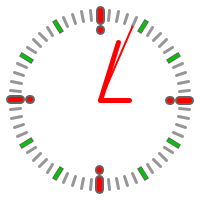
Frame 1 (no input)
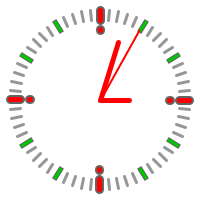
Frame 60 (the mouse pressed at the canvas centre just before this capture)
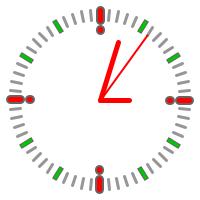
Frame 120 (the mouse held since frame 60 and released just before this capture)

The Processing sketch that drew these frames (run headless with seeded random() and noise(); from frame 60 on, the mouse is pressed at the canvas centre):

// Processing sketch: processing_121938
// ── processing_121938.pde

void setup()
{
 size(200,200);
}

void draw()
{
 //Clears the screen.
 background(255);
 
 //Centers the rotations.
 translate(width/2,height/2);
 for(int m=1 ; m<=60 ; m++ )
 {
  minuteTick(m);
 }
 for(int h=1 ; h<=12 ; h++ )
 {
  hourTick(h);
 }
 quarterTick(12);
 quarterTick(3);
 quarterTick(6);
 quarterTick(9);

 //Rotates the clock to face the right way (12 at the top).
 rotate(radians(-90));
 pushMatrix();

 //Draws the hour hand.
 float angle = radians(map(hour() + float(minute())/60, 0, 12, 0, 360));
 rotate(angle);
 line(0,0, 30, 0);
 popMatrix();

 //Draws the minute hand.
 pushMatrix();
 angle = radians(map(minute(), 0, 60, 0,360));
 rotate(angle);
 line(0,0, 60,0);
 popMatrix();

 //Draws the second hand.
 pushMatrix();
 angle = radians(map(second(), 0, 60, 0, 360));
 rotate(angle);
 strokeWeight(2);
 line(0,0,80,0);
 popMatrix();
}

void quarterTick(int q)
{
 pushMatrix();
 float angle = radians(map(q, 0, 12, 0, 360));
 rotate(angle);
 strokeCap(ROUND);
 stroke(100);
 strokeWeight(9);
 line(80, 0, 90, 0);
 point(70, 0);
 stroke(color(255, 0, 0));
 strokeWeight(5);
 line(80, 0, 90, 0);
 point(70, 0);
 popMatrix();
}

void hourTick(int h)
{
 pushMatrix();
 float angle = radians(map(h, 0, 12, 0, 360));
 rotate(angle);
 strokeCap(PROJECT);
 stroke(100);
 strokeWeight(5);
 line(80, 0, 90, 0);
 stroke(color(0, 200, 0));
 strokeWeight(3);
 line(80, 0, 90, 0);
 popMatrix();
}

void minuteTick(int m)
{
 pushMatrix();
 float angle = radians(map(m, 0, 60, 0, 360));
 rotate(angle);
 strokeCap(ROUND);
 stroke(150);
 strokeWeight(3);
 line(80, 0, 90, 0);
 popMatrix();
}
